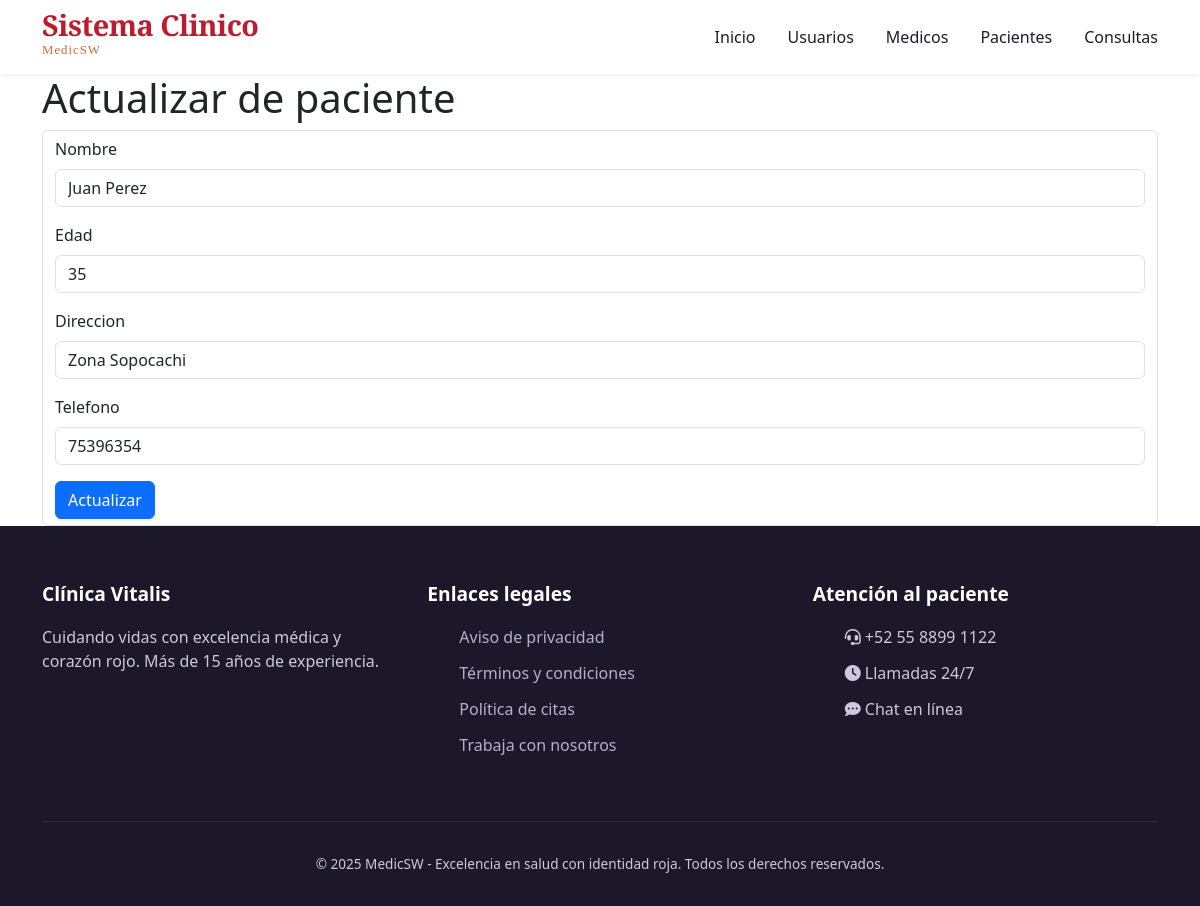
The page /pacientes/edit/1 on the database its author committed.
### models/paciente_model.py (models this page shows, shortened)
class Paciente(db.Model):
    __tablename__ = "pacientes"
    id = db.Column(db.Integer,primary_key=True)
    nombre = db.Column(db.String(100),nullable=False)
    edad = db.Column(db.Integer,nullable=False)
    direccion = db.Column(db.String(200),nullable=False)
    telefono = db.Column(db.String(20),nullable=False)
    consultas = db.relationship('Consulta',back_populates='paciente')
    @staticmethod
    def get_by_id(id):
        return Paciente.query.get(id)

### controllers/paciente_control.py (the view, shortened to what this page needs)
@paciente_bp.route("/edit/<int:id>", methods=['GET', 'POST'])
def edit(id):
    paciente = Paciente.get_by_id(id)
    return paciente_view.edit(paciente)

### views/paciente_view.py (called while the page is built)
def edit(paciente):
    return render_template('pacientes/edit.html',paciente=paciente)

### templates/pacientes/edit.html (shortened to what this page needs)
{% extends 'base.html' %}
{% block content %}
<h1>Actualizar de paciente</h1>
<form action="{{ url_for('paciente.edit',id=paciente.id) }}" class="form form-control" method="POST">
    <div class="mb-3">
        <label for="" class="form-label">Nombre</label>
        <input type="text" class="form-control" name="nombre" value="{{paciente.nombre}}">
    </div>
        <div class="mb-3">
        <label for="" class="form-label">Edad</label>
        <input type="number" class="form-control" name="edad" value="{{paciente.edad}}">
    </div>
    <div class="mb-3">
        <label for="" class="form-label">Direccion</label>
        <input type="text" class="form-control" name="direccion" value="{{paciente.direccion}}">
    </div>
    <div class="mb-3">
        <label for="" class="form-label">Telefono</label>
        <input type="number" class="form-control" name="telefono" value="{{paciente.telefono}}">
    </div>
    <button type="submit" class="btn btn-primary">Actualizar</button>
</form>
{% endblock %}

### static/css/stylos.css (style rules this page uses)
* { margin: 0; padding: 0; box-sizing: border-box; }
body { font-family: 'Inter', sans-serif; background-color: #fefaf9; color: #1e1a2f; line-height: 1.5; scroll-behavior: smooth; }
:root { --primary: #bc1c2e; --primary-dark: #8e1624; --primary-light: #ffe8ea; --accent: #c76e3c; --accent-light: #fef0e6; --gray-light: #faf7f5; --gray-border: #ede5e2; --text-dark: #1e1a2f; --text-muted: #4a4458; --white: #ff0000; --shadow-sm: 0 10px 25px -5px rgba(0, 0, 0, 0.05), 0 8px 10px -6px rgba(0, 0, 0, 0.02); --shadow-md: 0 20px 28px -12px rgba(188, 28, 46, 0.12); --transition: all 0.25s ease; }
.btn { display: inline-flex; align-items: center; gap: 10px; background-color: var(--primary); color: white; font-weight: 600; padding: 12px 28px; border-radius: 40px; text-decoration: none; transition: var(--transition); border: none; cursor: pointer; font-size: 1rem; box-shadow: 0 2px 5px rgba(0,0,0,0.05); }
html { scroll-padding-top: 80px; }

### rows shown on the page
Paciente: nombre "Juan Perez", edad "35", direccion "Zona Sopocachi", telefono "75396354"
